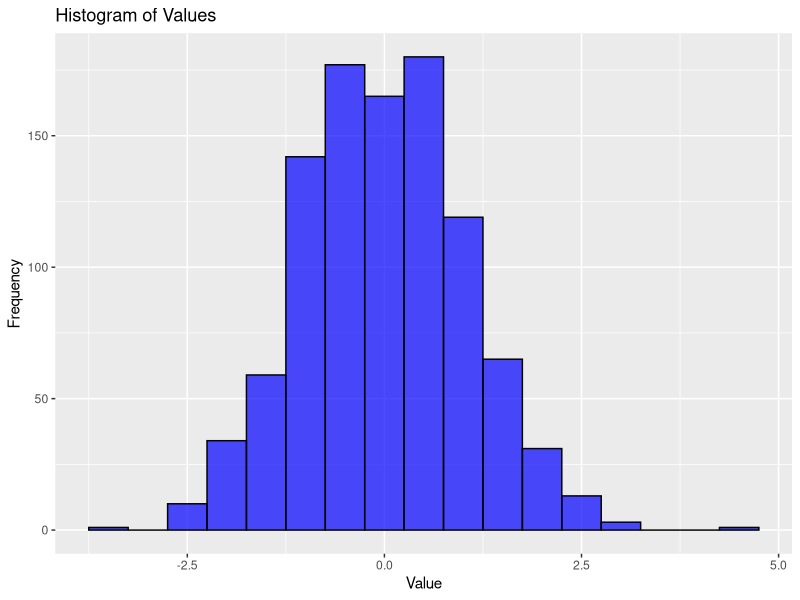
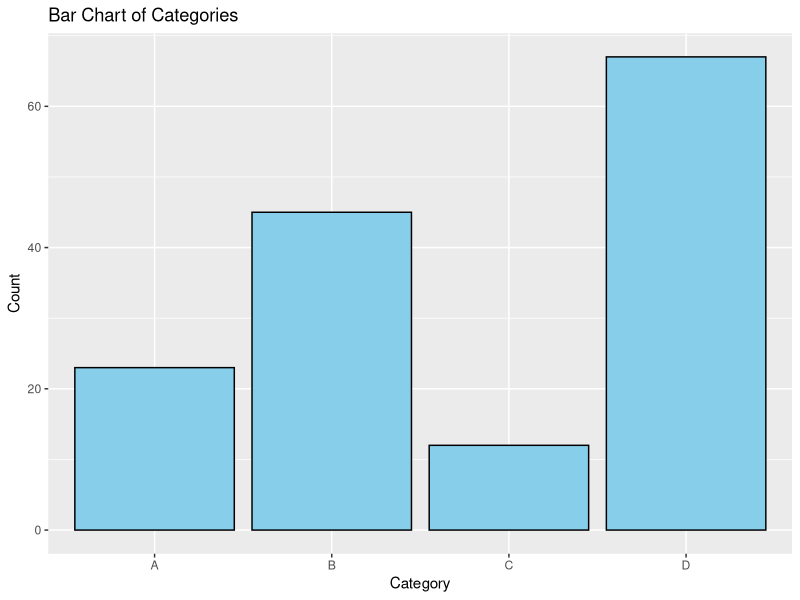
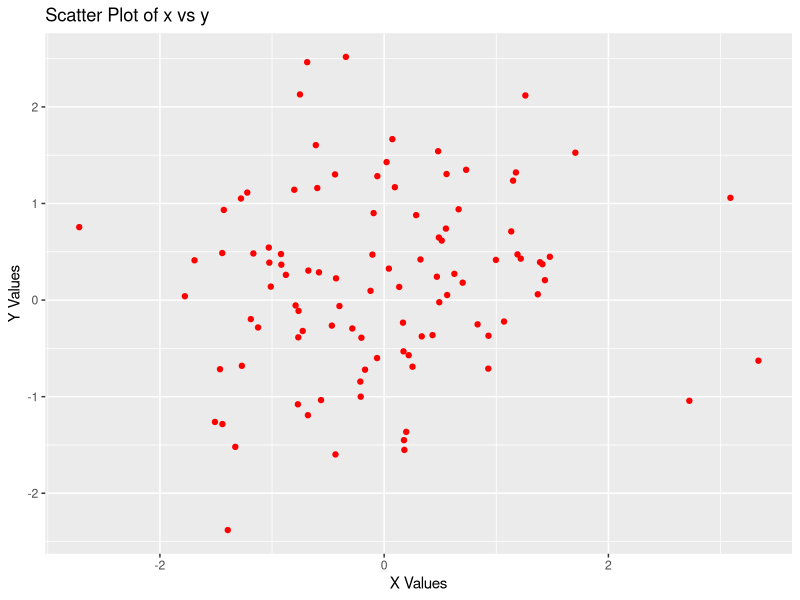

Generate these figures, in order, with R:
## ---- chunk 1
knitr::opts_chunk$set(echo = FALSE)
## ---- chunk 2
library(ggplot2)
## ---- chunk 3
# Sample data
data <- data.frame(value = rnorm(1000))

# Creating a histogram
ggplot(data, aes(x=value)) + 
  geom_histogram(binwidth=0.5, fill="blue", color="black", alpha=0.7) +
  labs(title="Histogram of Values", x="Value", y="Frequency")
## ---- chunk 4
# Sample data
data <- data.frame(category = c("A", "B", "C", "D"), count = c(23, 45, 12, 67))

# Creating a bar chart
ggplot(data, aes(x=category, y=count)) + 
  geom_bar(stat="identity", fill="skyblue", color="black") +
  labs(title="Bar Chart of Categories", x="Category", y="Count")
## ---- chunk 5
# Sample data
data <- data.frame(x = rnorm(100), y = rnorm(100))

# Creating a scatter plot
ggplot(data, aes(x=x, y=y)) + 
  geom_point(color="red") +
  labs(title="Scatter Plot of x vs y", x="X Values", y="Y Values")
